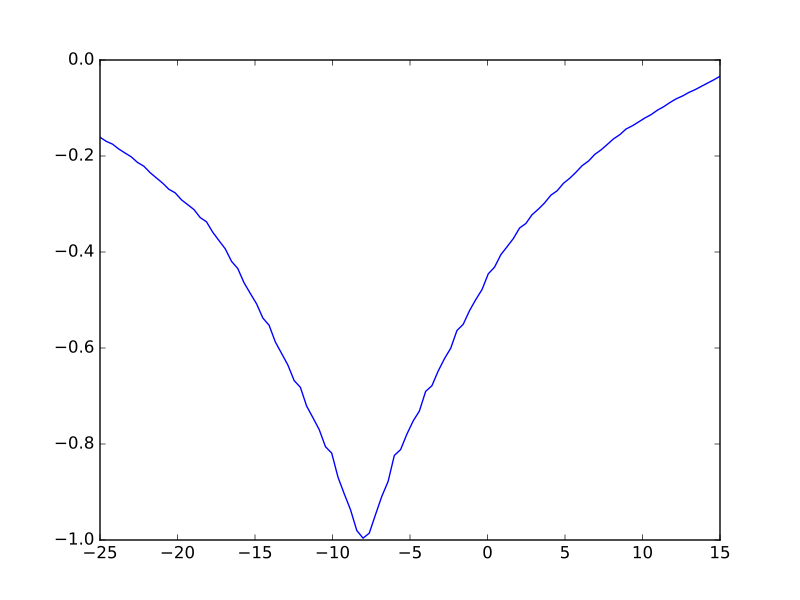

Write Python code to recreate this figure.
plt.plot(fine_translations, fine_mismatches)
# [...]
